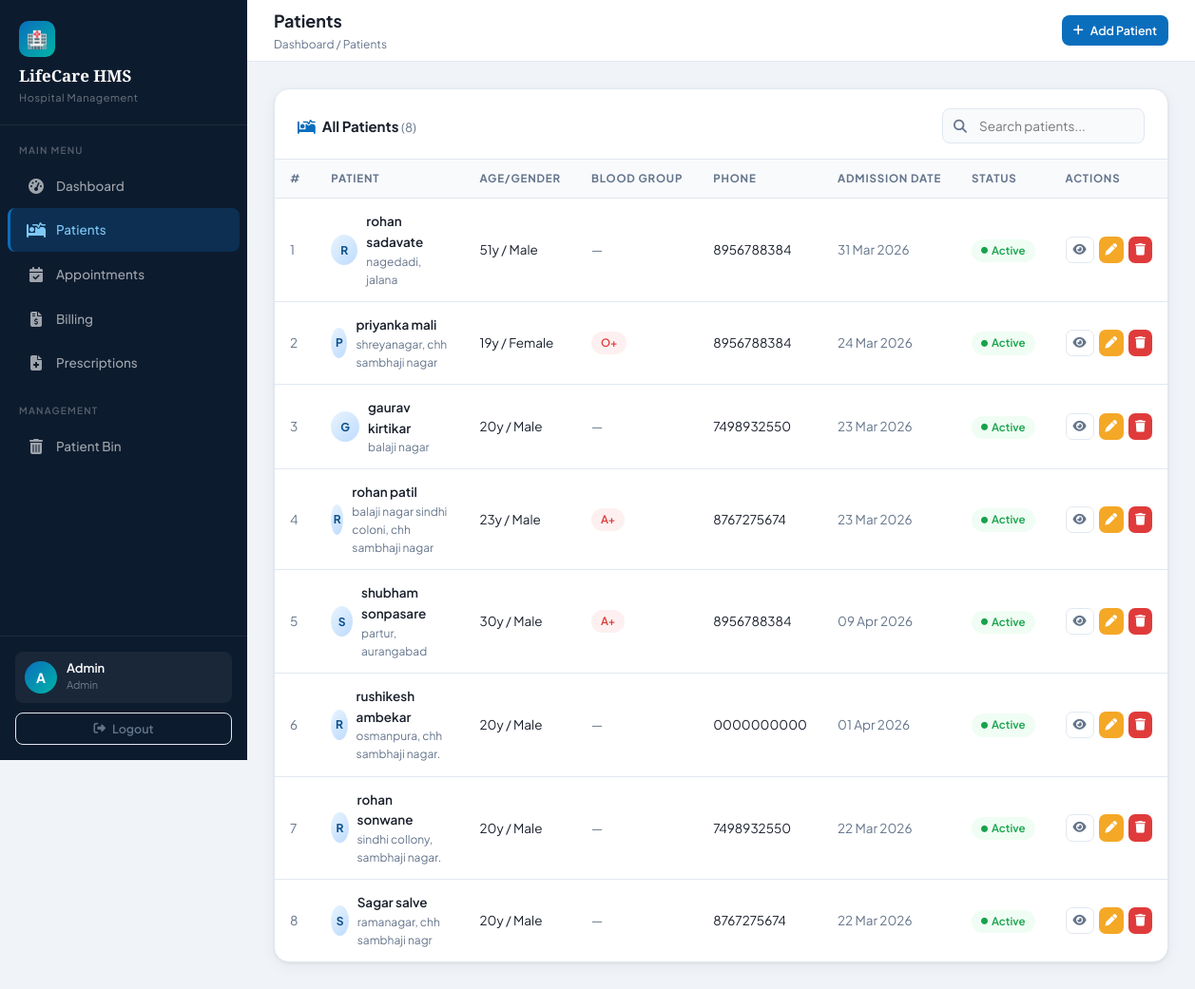
The app's page /admin/patients/view_patients.php (signed in) with its own data.
### tables this page shows
CREATE TABLE `patients` (
  `id` int(11) NOT NULL,
  `name` varchar(100) DEFAULT NULL,
  `age` int(11) DEFAULT NULL,
  `gender` varchar(10) DEFAULT NULL,
  `phone` varchar(15) DEFAULT NULL,
  `address` varchar(255) DEFAULT NULL,
  `blood_group` varchar(10) DEFAULT NULL,
  `height` int(11) DEFAULT NULL,
  `weight` int(11) DEFAULT NULL,
  `date` date DEFAULT NULL,
  `time` time DEFAULT NULL,
  `status` varchar(20) NOT NULL DEFAULT 'active',
  `is_deleted` tinyint(1) DEFAULT 0
);

### admin/patients/view_patients.php (the view, shortened to what this page needs)
<?php
require_once '../../config/db.php';
$search = trim($_GET['search'] ?? '');
$query = "SELECT * FROM patients WHERE is_deleted = 0";
$params = [];
$query .= " ORDER BY id DESC";
$stmt = $pdo->prepare($query);
$stmt->execute($params);
$patients = $stmt->fetchAll();
?>
<?php include '../../admin/partials/header.php'; ?>
<?php include '../../admin/partials/sidebar.php'; ?>
<div class="topbar">
    <div class="topbar-left">
        <h1>Patients</h1>
        <div class="breadcrumb">Dashboard / Patients</div>
    </div>
    <div class="topbar-right">
        <a href="/hospital-management-system/admin/patients/add_patient.php" class="btn btn-primary btn-sm">
            <i class="fa fa-plus"></i> Add Patient
        </a>
    </div>
</div>
<div class="content-area">
    <div class="card">
        <div class="card-header">
            <h3><i class="fa fa-bed-pulse" style="color:var(--primary);margin-right:7px"></i>All Patients <span style="font-weight:400;color:var(--text-muted);font-size:13px">(<?= count($patients) ?>)</span></h3>
            <form method="GET" style="display:flex;gap:10px;align-items:center;">
                <div class="search-wrap">
                    <i class="fa fa-search search-icon"></i>
                    <input type="text" name="search" placeholder="Search patients..." value="<?= htmlspecialchars($search) ?>" onchange="this.form.submit()">
                </div>
            </form>
        </div>
        <div class="table-wrap">
            <table>
                <thead>
                    <tr>
                        <th>#</th>
                        <th>Patient</th>
                        <th>Age/Gender</th>
                        <th>Blood Group</th>
                        <th>Phone</th>
                        <th>Admission Date</th>
                        <th>Status</th>
                        <th>Actions</th>
                    </tr>
                </thead>
                <tbody>
                    <?php foreach ($patients as $i => $p): ?>
                    <tr>
                        <td style="color:var(--text-muted)"><?= $i + 1 ?></td>
                        <td>
                            <div style="display:flex;align-items:center;gap:9px;">
                                <div class="patient-avatar"><?= strtoupper(substr($p['name'], 0, 1)) ?></div>
                                <div>
                                    <div style="font-weight:600"><?= htmlspecialchars($p['name']) ?></div>
                                    <div style="font-size:12px;color:var(--text-muted)"><?= htmlspecialchars($p['address'] ?? '') ?></div>
                                </div>
                            </div>
                        </td>
                        <td><?= $p['age'] ?>y / <?= htmlspecialchars($p['gender'] ?? '') ?></td>
                        <td>
                            <?php if ($p['blood_group'] && $p['blood_group'] !== 'None'): ?>
                            <span class="badge badge-danger"><?= htmlspecialchars($p['blood_group']) ?></span>
                            <?php else: ?>
                            <span style="color:var(--text-muted)">—</span>
                            <?php endif; ?>
                        </td>
                        <td><?= htmlspecialchars($p['phone'] ?? '') ?></td>
                        <td style="color:var(--text-muted)"><?= $p['date'] ? date('d M Y', strtotime($p['date'])) : '—' ?></td>
                        <td>
                            <span class="badge <?= $p['status'] === 'active' ? 'badge-success' : 'badge-warning' ?>">
                                <i class="fa fa-circle" style="font-size:7px"></i>
                                <?= ucfirst($p['status']) ?>
                            </span>
                        </td>
                        <td>
                            <div style="display:flex;gap:5px;">
                                <a href="view_single.php?id=<?= $p['id'] ?>" class="btn btn-outline btn-icon btn-sm" title="View">
                                    <i class="fa fa-eye"></i>
                                </a>
                                <a href="edit_patient.php?id=<?= $p['id'] ?>" class="btn btn-warning btn-icon btn-sm" title="Edit">
                                    <i class="fa fa-pen"></i>
                                </a>
                                <a href="delete_patient.php?id=<?= $p['id'] ?>" class="btn btn-danger btn-icon btn-sm" title="Delete"
                                   onclick="return confirm('Move this patient to bin?')">
                                    <i class="fa fa-trash"></i>
                                </a>
                            </div>
                        </td>
                    </tr>
                    <?php endforeach; ?>
                </tbody>
            </table>
        </div>
    </div>
</div>
<?php include '../../admin/partials/footer.php'; ?>

### assets/css/style.css (style rules this page uses)
:root { --primary: #0A6EBD; --primary-dark: #084E8A; --primary-light: #E8F4FD; --secondary: #00B4A6; --accent: #F4A826; --danger: #E03B3B; --danger-light: #FEF0F0; --success: #16A34A; --success-light: #F0FDF4; --warning: #D97706; --warning-light: #FFFBEB; --bg: #F0F4F8; --surface: #FFFFFF; --surface2: #F8FAFC; --border: #E2E8F0; --text: #1A202C; --text-muted: #64748B; --text-light: #94A3B8; --sidebar-width: 260px; --header-height: 65px; --radius: 10px; --radius-lg: 16px; --shadow: 0 1px 3px rgba(0,0,0,0.07), 0 4px 16px rgba(0,0,0,0.05); --shadow-md: 0 4px 12px rgba(0,0,0,0.08), 0 8px 32px rgba(0,0,0,0.06); }
* { margin: 0; padding: 0; box-sizing: border-box; }
body { font-family: 'Plus Jakarta Sans', sans-serif; background: var(--bg); color: var(--text); font-size: 14px; line-height: 1.6; }
.topbar { height: var(--header-height); background: var(--surface); border-bottom: 1px solid var(--border); display: flex; align-items: center; justify-content: space-between; padding: 0 28px; position: sticky; top: 0; z-index: 50; }
.topbar-left h1 { font-size: 18px; font-weight: 700; color: var(--text); }
.topbar-left .breadcrumb { font-size: 12px; color: var(--text-muted); }
.topbar-right { display: flex; align-items: center; gap: 14px; }
.content-area { padding: 28px; flex: 1; }
.card { background: var(--surface); border-radius: var(--radius-lg); border: 1px solid var(--border); box-shadow: var(--shadow); }
.card-header { padding: 20px 24px 16px; border-bottom: 1px solid var(--border); display: flex; align-items: center; justify-content: space-between; gap: 12px; }
.card-header h3 { font-size: 15px; font-weight: 700; }
.table-wrap { overflow-x: auto; }
table { width: 100%; border-collapse: collapse; }
thead tr { background: var(--surface2); border-bottom: 1px solid var(--border); }
thead th { padding: 11px 16px; font-size: 11.5px; font-weight: 700; text-transform: uppercase; letter-spacing: 0.07em; color: var(--text-muted); text-align: left; white-space: nowrap; }
tbody tr { border-bottom: 1px solid var(--border); transition: background 0.15s; }
tbody tr:last-child { border-bottom: none; }
tbody td { padding: 13px 16px; font-size: 13.5px; color: var(--text); vertical-align: middle; }
.badge { display: inline-flex; align-items: center; padding: 3px 10px; border-radius: 20px; font-size: 11.5px; font-weight: 600; gap: 4px; }
.badge-success { background: var(--success-light); color: var(--success); }
.badge-danger { background: var(--danger-light); color: var(--danger); }
.btn { display: inline-flex; align-items: center; gap: 7px; padding: 9px 18px; border-radius: 8px; font-size: 13.5px; font-weight: 600; font-family: inherit; cursor: pointer; border: none; text-decoration: none; transition: all 0.2s; white-space: nowrap; }
.btn-primary { background: var(--primary); color: #fff; }
.btn-danger { background: var(--danger); color: #fff; }
.btn-warning { background: var(--accent); color: #fff; }
.btn-outline { background: transparent; color: var(--text-muted); border: 1px solid var(--border); }
.btn-sm { padding: 6px 12px; font-size: 12.5px; }
.btn-icon { padding: 7px; border-radius: 7px; }
.search-wrap { position: relative; flex: 1; max-width: 320px; }
.search-wrap input { width: 100%; padding: 9px 13px 9px 38px; border: 1.5px solid var(--border); border-radius: 8px; font-size: 13.5px; font-family: inherit; background: var(--surface2); color: var(--text); outline: none; transition: border-color 0.2s; }
.search-wrap .search-icon { position: absolute; left: 12px; top: 50%; transform: translateY(-50%); color: var(--text-muted); font-size: 14px; }
.patient-avatar { width: 32px; height: 32px; background: linear-gradient(135deg, var(--primary-light), #BFDBFE); border-radius: 50%; display: inline-flex; align-items: center; justify-content: center; font-size: 12px; font-weight: 700; color: var(--primary-dark); }

### records on screen
patients: name "R", name "rohan sadavate", address "nagedadi, jalana", age "51", gender "Male", phone "8956788384", date "31 Mar 2026", status "Active"
patients: name "P", name "priyanka mali", address "shreyanagar, chh sambhaji nagar", age "19", gender "Female", blood_group "O+", phone "8956788384", date "24 Mar 2026", status "Active"
patients: name "G", name "gaurav kirtikar", address "balaji nagar", age "20", gender "Male", phone "7498932550", date "23 Mar 2026", status "Active"
patients: name "R", name "rohan patil", address "balaji nagar sindhi coloni, chh sambhaji nagar", age "23", gender "Male", blood_group "A+", phone "8767275674", date "23 Mar 2026", status "Active"
patients: name "S", name "shubham sonpasare", address "partur, aurangabad", age "30", gender "Male", blood_group "A+", phone "8956788384", date "09 Apr 2026", status "Active"
patients: name "R", name "rushikesh ambekar", address "osmanpura, chh sambhaji nagar.", age "20", gender "Male", phone "0000000000", date "01 Apr 2026", status "Active"
patients: name "R", name "rohan sonwane", address "sindhi collony, sambhaji nagar.", age "20", gender "Male", phone "7498932550", date "22 Mar 2026", status "Active"
patients: name "S", name "Sagar salve", address "ramanagar, chh sambhaji nagr", age "20", gender "Male", phone "8767275674", date "22 Mar 2026", status "Active"

### other values on screen
substr($_SESSION['user_name'] ?? 'A', 0, 1) "A"
$_SESSION['user_name'] "Admin"
$_SESSION['role'] "Admin"
count($patients) "8"
